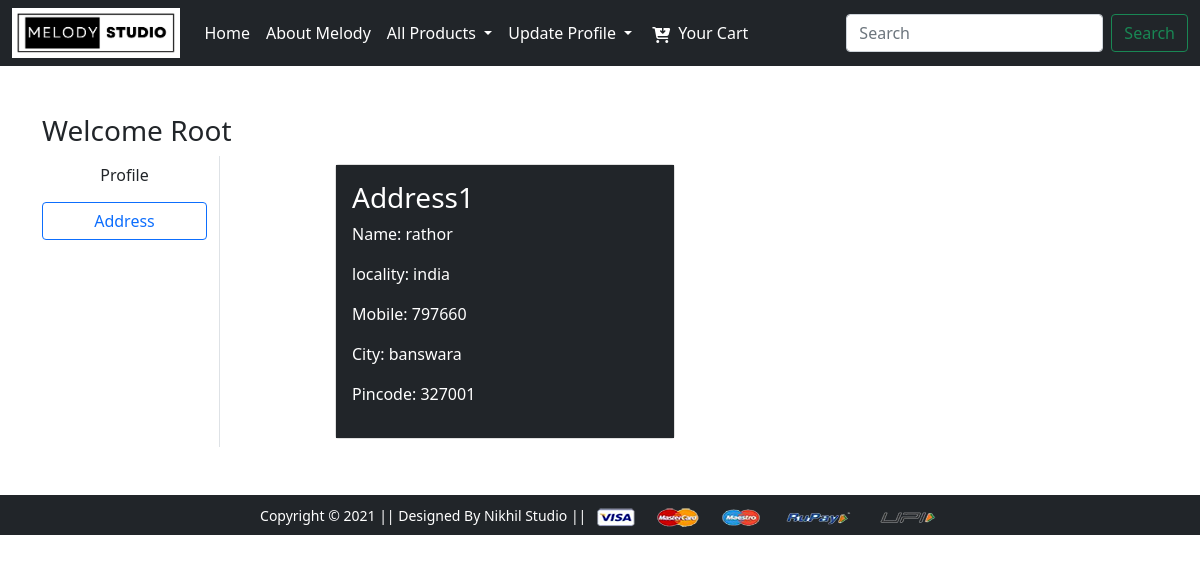
The page /address/ (signed in) on the database its author committed.
### melodyapp/models.py (models this page shows, shortened)
class Customer(models.Model):
    user=models.ForeignKey(User,on_delete=models.CASCADE)
    name=models.CharField(max_length=200)
    locality=models.CharField(max_length=200)
    city=models.CharField(max_length=50)
    mobile=models.IntegerField(default=0)
    pincode=models.IntegerField(default=0)

### melodyapp/views.py (the view)
# urls.py: path('address/',views.address,name='address'),
def address(request):
    add= Customer.objects.filter(user=request.user)
    totalitem=0
    if request.user.is_authenticated:
        totalitem=len(Cart.objects.filter(user=request.user))
    return render(request,'address.html',locals())

### template/address.html (shortened to what this page needs)
{% extends "base.html" %}
{% load static %}
{% block main-content %}
    <div class="container my-5">
        <div class="row">
            <h3>Welcome <span class="text-capitalize">{{request.user}}</span></h3>
            <div class="col-sm-2 border-end">
                <ul class="list-unstyled">
                    <li class="d-grid"><a href="{% url 'profile' %}" class="btn btn">Profile</a></li>
                    <li class="d-grid my-2"><a href="{% url 'address' %}" class="btn btn-outline-primary">Address</a></li>
                </ul>
            </div>
            <div class="col-sm-8 offset-sm-1">
                <div class="row">
                    {% for ad in add %}
                        <div class="col-sm-6">
                            <div class="card m-2 ">
                                <div class="card-body bg-dark ">
                                    <h3 style="color: white;">Address{{forloop.counter}}</h3>
                                    <p style="color: white;">Name: {{ad.name}}</p>
                                    <p style="color: white;">locality: {{ad.locality}}</p>
                                    <p style="color: white;">Mobile: {{ad.mobile}}</p>
                                    <p style="color: white;">City: {{ad.city}}</p>
                                    <p style="color: white;">Pincode: {{ad.pincode}}</p>
                                </div>
                            </div>
                        </div>
                    {% endfor %}
                </div>
            </div>
        </div>
    </div>
{% endblock main-content %}

### rows shown on the page
Customer: name "rathor", locality "india", mobile "797660", city "banswara", pincode "327001"

### other values the page prints
{{ request.user }} "Root"
